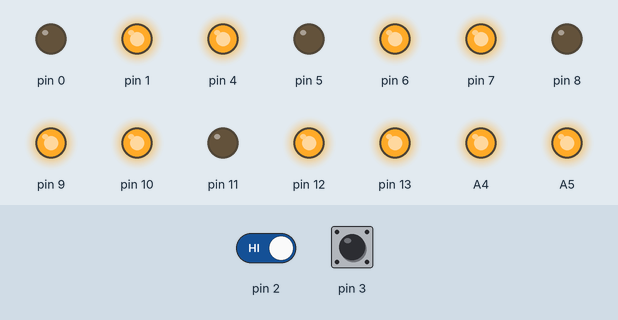
Simulated run of this sketch. Board: Arduino Uno, built with avr-gcc and run on an emulated ATmega328P. Shown: output pins drawn as LEDs (lit = HIGH). Inputs (shaded band) come from the test bench; at power-on: pin 2 HIGH, pin 3 HIGH.

Above: at 1.2 s.
1.3 s: pin 2 driven LOW
At 2.5 s:
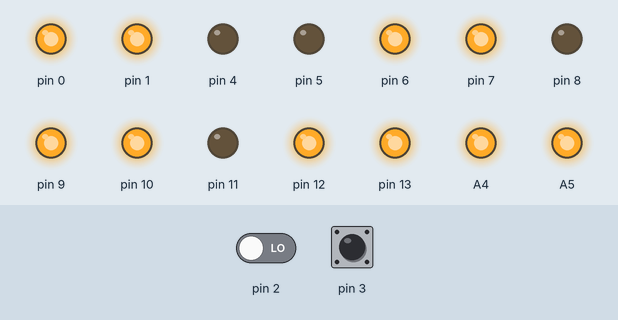
4.3 s: pin 3 pulled LOW for 0.15 s
At 9.5 s:
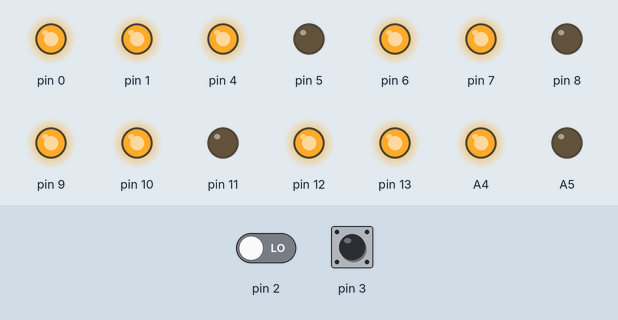
12.5 s: pin 3 pulled LOW for 1 s
At 18.0 s:
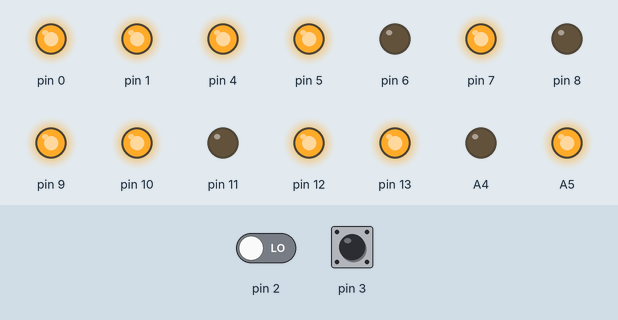
Timing chart, 0 to 31.5 s (numbered marks = the images above; inputs shaded):
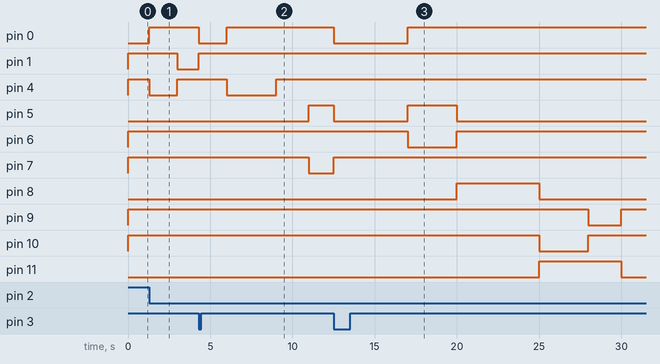

Measured:
- after the input at 1.3 s, pin 0: LOW → HIGH after 0.00 s instead of 1.7 s; pin 4: HIGH → LOW at once, → HIGH 1.7 s later
- after the input at 4.3 s, pin 0: HIGH → LOW at once, → HIGH 1.7 s later; pin 1: LOW → HIGH after 0.00 s instead of 1.7 s
- after the input at 12.5 s, pin 0: HIGH → LOW at once, → HIGH 4.5 s later; pin 5: HIGH → LOW after 0.00 s instead of 7.5 s; pin 7: LOW → HIGH after 0.00 s instead of 4.5 s; A4: LOW → HIGH at once, → LOW 4.5 s later

The sketch:

interrupt_emergency_vehicle.ino
```cpp
void setup()
{
pinMode(2, INPUT_PULLUP);
pinMode(3, INPUT_PULLUP);
pinMode(4, INPUT_PULLUP);

pinMode(13, OUTPUT);
pinMode(12, OUTPUT);
pinMode(11, OUTPUT);
pinMode(10, OUTPUT);
pinMode(9, OUTPUT);
pinMode(8, OUTPUT);
pinMode(7, OUTPUT);
pinMode(6, OUTPUT);
pinMode(5, OUTPUT);
pinMode(4, OUTPUT);
pinMode(A5, OUTPUT);
pinMode(A4, OUTPUT);
pinMode(1, OUTPUT);
pinMode(0, OUTPUT);

digitalWrite(13,LOW);
digitalWrite(12,HIGH);
digitalWrite(11,HIGH);
digitalWrite(10,HIGH);
digitalWrite(9,HIGH);
digitalWrite(8,HIGH);
digitalWrite(7,HIGH);
digitalWrite(6,LOW);
digitalWrite(5,LOW);
digitalWrite(4,HIGH);
digitalWrite(A5,HIGH);
digitalWrite(A4,LOW);
digitalWrite(0,HIGH);
digitalWrite(1,HIGH);


attachInterrupt(0,right,FALLING);
attachInterrupt(1,left,FALLING);

}

void loop()
{
  int sw1=digitalRead(2);
  int sw2=digitalRead(3);


 normal();


}

  void right()
  {
    digitalWrite(11,LOW);
  digitalWrite(1,HIGH);
  digitalWrite(12,HIGH);
  digitalWrite(4,LOW);
  digitalWrite(A4,HIGH);
digitalWrite(10,HIGH);
digitalWrite(9,HIGH);
digitalWrite(8,LOW);
digitalWrite(7,HIGH);

digitalWrite(0,HIGH);

digitalWrite(A5,HIGH);
digitalWrite(13,HIGH);
digitalWrite(5,LOW);
digitalWrite(6,HIGH);
  delay(5000);
 }
  void left()
  {
    digitalWrite(12,HIGH);
  digitalWrite(11,LOW);
  digitalWrite(0,LOW);
  digitalWrite(4,HIGH);
  digitalWrite(3,HIGH);
digitalWrite(10,HIGH);
digitalWrite(9,HIGH);
digitalWrite(8,LOW);
digitalWrite(7,HIGH);
digitalWrite(A4,HIGH);
digitalWrite(1,HIGH);
digitalWrite(4,HIGH);
digitalWrite(A5,HIGH);
digitalWrite(13,HIGH);
digitalWrite(5,LOW);
digitalWrite(6,HIGH);
  delay(5000);
  }
 void normal()
 {
 digitalWrite(0,LOW);
 digitalWrite(13,HIGH);
digitalWrite(12,HIGH);
digitalWrite(11,LOW);
digitalWrite(10,HIGH);
digitalWrite(9,HIGH);
digitalWrite(8,LOW);
digitalWrite(7,HIGH);
digitalWrite(6,HIGH);
digitalWrite(5,LOW);
digitalWrite(4,HIGH);
digitalWrite(A5,HIGH);
digitalWrite(A4,HIGH);
digitalWrite(1,HIGH);


  delay(3000);

  digitalWrite(1,LOW);
  digitalWrite(11,LOW);
digitalWrite(12,HIGH);
digitalWrite(13,HIGH);
digitalWrite(10,HIGH);
digitalWrite(9,HIGH);
digitalWrite(8,LOW);
digitalWrite(7,HIGH);
digitalWrite(6,HIGH);
digitalWrite(5,LOW);
digitalWrite(4,HIGH);
digitalWrite(A5,HIGH);
digitalWrite(A4,HIGH);
digitalWrite(0,HIGH);


  delay(3000);

  digitalWrite(4,LOW);
  digitalWrite(13,HIGH);
digitalWrite(12,HIGH);
digitalWrite(11,LOW);
digitalWrite(10,HIGH);
digitalWrite(9,HIGH);
digitalWrite(8,LOW);
digitalWrite(7,HIGH);
digitalWrite(6,HIGH);
digitalWrite(5,LOW);
digitalWrite(A5,HIGH);
digitalWrite(A4,HIGH);
digitalWrite(0,HIGH);
digitalWrite(1,HIGH);

    delay(3000);

  digitalWrite(A5,LOW);
  digitalWrite(13,HIGH);
digitalWrite(12,HIGH);
digitalWrite(11,LOW);
digitalWrite(10,HIGH);
digitalWrite(9,HIGH);
digitalWrite(8,LOW);
digitalWrite(7,HIGH);
digitalWrite(6,HIGH);
digitalWrite(5,LOW);
digitalWrite(4,HIGH);
digitalWrite(A4,HIGH);
digitalWrite(0,HIGH);
digitalWrite(1,HIGH);

     delay(2000);

  digitalWrite(A4,LOW);
  digitalWrite(13,HIGH);
digitalWrite(12,HIGH);
digitalWrite(11,LOW);
digitalWrite(10,HIGH);
digitalWrite(9,HIGH);
digitalWrite(8,LOW);
digitalWrite(7,LOW);
digitalWrite(6,HIGH);
digitalWrite(5,HIGH);
digitalWrite(4,HIGH);
digitalWrite(A5,HIGH);
digitalWrite(0,HIGH);
digitalWrite(1,HIGH);
    delay(3000);

  delay(3000);

digitalWrite(12,HIGH);
digitalWrite(13,HIGH);
digitalWrite(11,LOW);
digitalWrite(10,HIGH);
digitalWrite(9,HIGH);
digitalWrite(8,LOW);
digitalWrite(7,HIGH);
digitalWrite(6,LOW);
digitalWrite(5,HIGH);
digitalWrite(4,HIGH);
digitalWrite(A5,HIGH);
digitalWrite(A4,LOW);
digitalWrite(0,HIGH);
digitalWrite(1,HIGH);

  delay(3000);

  digitalWrite(13,HIGH);

digitalWrite(12,LOW);
digitalWrite(11,LOW);
digitalWrite(10,HIGH);
digitalWrite(9,HIGH);
digitalWrite(8,HIGH);
digitalWrite(7,HIGH);
digitalWrite(6,HIGH);
digitalWrite(5,LOW);
digitalWrite(4,HIGH);
digitalWrite(A5,HIGH);
digitalWrite(A4,LOW);
digitalWrite(0,HIGH);
digitalWrite(1,HIGH);
  delay(3000);


  digitalWrite(9,HIGH);
  digitalWrite(13,LOW);
digitalWrite(12,HIGH);
digitalWrite(11,LOW);
digitalWrite(10,HIGH);

digitalWrite(8,HIGH);
digitalWrite(7,HIGH);
digitalWrite(6,HIGH);
digitalWrite(5,LOW);
digitalWrite(4,HIGH);
digitalWrite(A5,HIGH);
digitalWrite(A4,LOW);
digitalWrite(0,HIGH);
digitalWrite(1,HIGH);

  delay(2000);

  digitalWrite(5,LOW);
  digitalWrite(13,HIGH);
digitalWrite(12,HIGH);
digitalWrite(11,HIGH);
digitalWrite(10,LOW);
digitalWrite(9,HIGH);
digitalWrite(8,LOW);
digitalWrite(7,HIGH);
digitalWrite(6,HIGH);

digitalWrite(4,HIGH);
digitalWrite(A5,HIGH);
digitalWrite(A4,LOW);
digitalWrite(0,HIGH);
digitalWrite(1,HIGH);
  delay(3000);


  digitalWrite(8,LOW);
  digitalWrite(13,HIGH);
digitalWrite(12,HIGH);
digitalWrite(11,HIGH);
digitalWrite(10,HIGH);
digitalWrite(9,LOW);

digitalWrite(7,HIGH);
digitalWrite(6,HIGH);
digitalWrite(5,LOW);
digitalWrite(4,HIGH);
digitalWrite(A5,HIGH);
digitalWrite(A4,LOW);
digitalWrite(0,HIGH);
digitalWrite(1,HIGH);

  delay(2000);

  digitalWrite(6,HIGH);
  digitalWrite(13,HIGH);
digitalWrite(12,HIGH);
digitalWrite(11,LOW);
digitalWrite(10,HIGH);
digitalWrite(9,HIGH);
digitalWrite(8,LOW);
digitalWrite(7,HIGH);

digitalWrite(5,LOW);
digitalWrite(4,HIGH);
digitalWrite(A5,HIGH);
digitalWrite(A4,LOW);
digitalWrite(0,HIGH);
digitalWrite(1,HIGH);
  delay(3000);
 }
```
